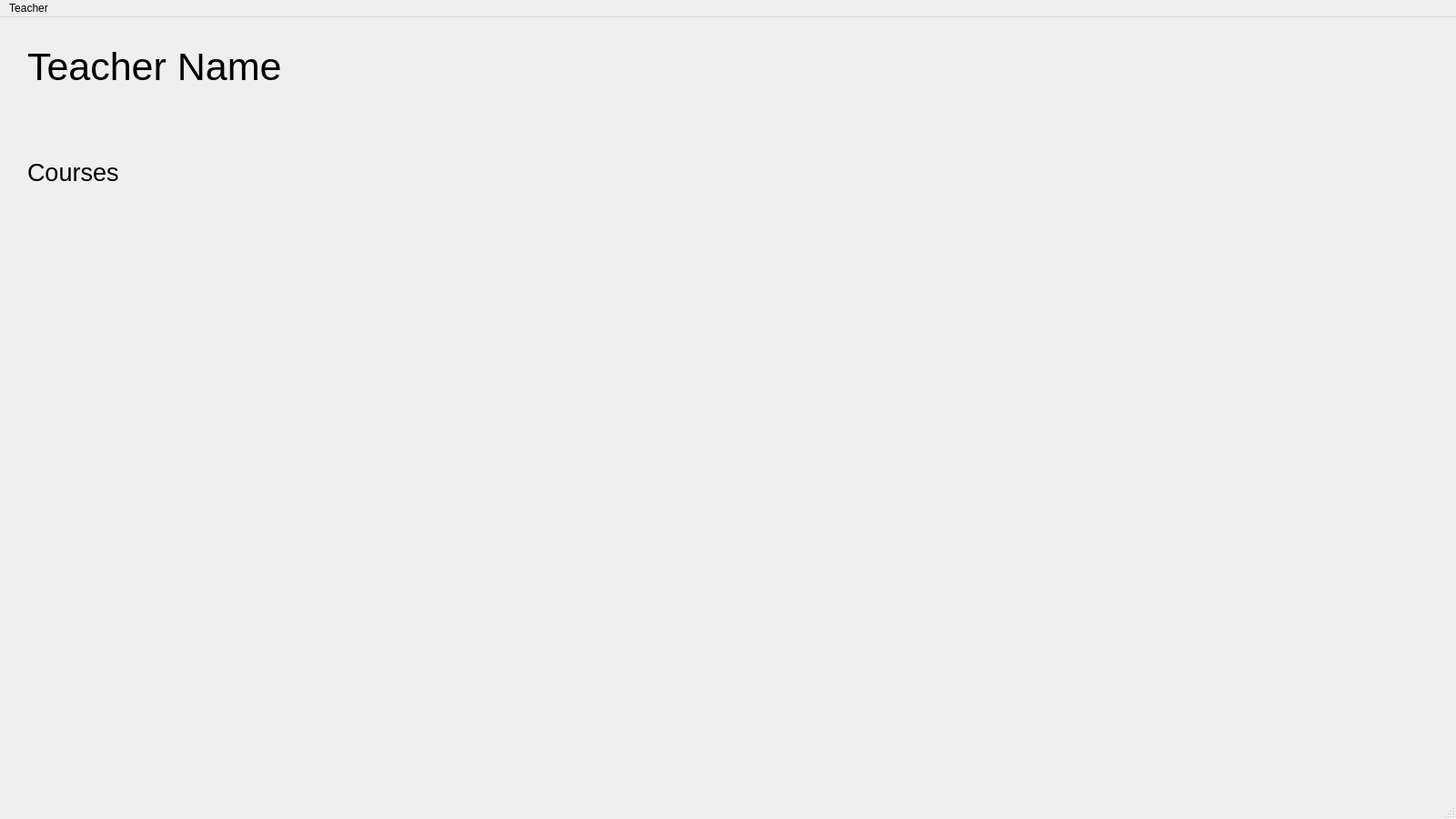
<?xml version="1.0" encoding="UTF-8"?>
<ui version="4.0">
 <class>TeacherWindow</class>
 <widget class="QMainWindow" name="TeacherWindow">
  <property name="enabled">
   <bool>true</bool>
  </property>
  <property name="geometry">
   <rect>
    <x>0</x>
    <y>0</y>
    <width>1600</width>
    <height>900</height>
   </rect>
  </property>
  <property name="windowTitle">
   <string>MainWindow</string>
  </property>
  <widget class="QWidget" name="centralwidget">
   <widget class="QLabel" name="teacherName">
    <property name="geometry">
     <rect>
      <x>30</x>
      <y>30</y>
      <width>800</width>
      <height>100</height>
     </rect>
    </property>
    <property name="font">
     <font>
      <pointsize>32</pointsize>
     </font>
    </property>
    <property name="text">
     <string>Teacher Name</string>
    </property>
    <property name="alignment">
     <set>Qt::AlignLeading|Qt::AlignLeft|Qt::AlignTop</set>
    </property>
   </widget>
   <widget class="QLabel" name="coursesLabel">
    <property name="geometry">
     <rect>
      <x>30</x>
      <y>150</y>
      <width>101</width>
      <height>41</height>
     </rect>
    </property>
    <property name="font">
     <font>
      <pointsize>20</pointsize>
     </font>
    </property>
    <property name="text">
     <string>Courses</string>
    </property>
   </widget>
  </widget>
  <widget class="QMenuBar" name="menubar">
   <property name="geometry">
    <rect>
     <x>0</x>
     <y>0</y>
     <width>1600</width>
     <height>21</height>
    </rect>
   </property>
   <widget class="QMenu" name="menuTeacher">
    <property name="title">
     <string>Teacher</string>
    </property>
   </widget>
   <addaction name="menuTeacher"/>
  </widget>
  <widget class="QStatusBar" name="statusbar"/>
 </widget>
 <resources/>
 <connections/>
</ui>
